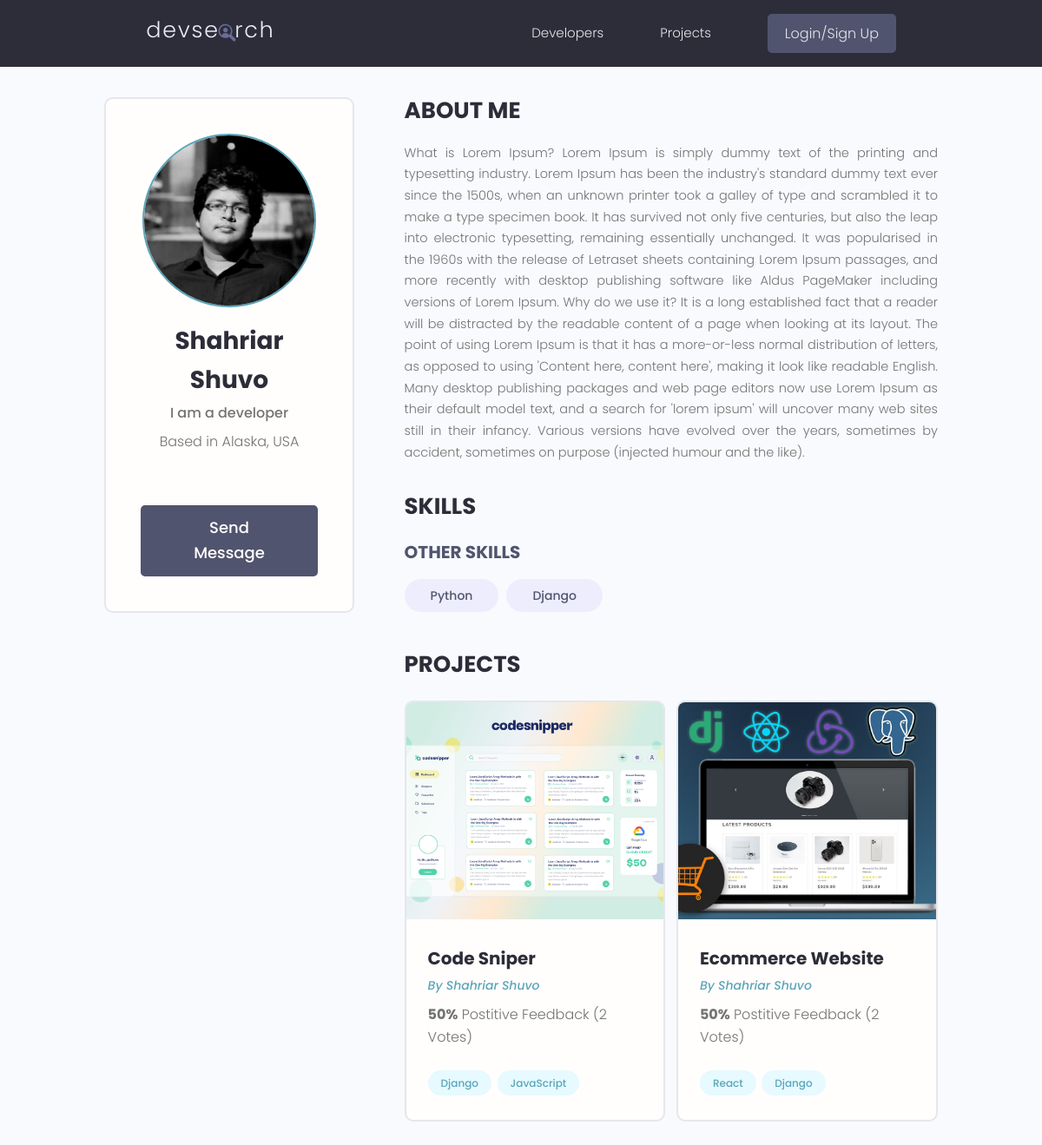
/profile/b8ca071c-c694-4010-a85d-4aa89cfddf22/, run on the app's committed database.
### users/models.py (models this page shows, shortened)
class Profile(models.Model):
    user = models.OneToOneField(
        User, on_delete=models.CASCADE, null=True, blank=True)
    name = models.CharField(max_length=200, blank=True, null=True)
    email = models.EmailField(max_length=500, blank=True, null=True)
    username = models.CharField(max_length=200, blank=True, null=True)
    location = models.CharField(max_length=200, blank=True, null=True)
    short_intro = models.CharField(max_length=200, blank=True, null=True)
    bio = models.TextField(blank=True, null=True)
    profile_image = models.ImageField(
        null=True, blank=True, upload_to='profiles/', default="profiles/user-default.png")
    social_github = models.CharField(max_length=200, blank=True, null=True)
    social_twitter = models.CharField(max_length=200, blank=True, null=True)
    social_linkedin = models.CharField(max_length=200, blank=True, null=True)
    social_youtube = models.CharField(max_length=200, blank=True, null=True)
    social_website = models.CharField(max_length=200, blank=True, null=True)
    created = models.DateTimeField(auto_now_add=True)
    id = models.UUIDField(default=uuid.uuid4, unique=True,
                          primary_key=True, editable=False)
    class Meta:
        ordering = ['created']
    @property
    def imageURL(self):
        try:
            url = self.profile_image.url
        except:
            url = ''
        return url

class Skill(models.Model):
    owner = models.ForeignKey(
        Profile, on_delete=models.CASCADE, null=True, blank=True)
    name = models.CharField(max_length=200, blank=True, null=True)
    description = models.TextField(null=True, blank=True)
    created = models.DateTimeField(auto_now_add=True)
    id = models.UUIDField(default=uuid.uuid4, unique=True,
                          primary_key=True, editable=False)
    def __str__(self):
        return str(self.name)

### projects/models.py (models this page shows, shortened)
class Project(models.Model):
    owner = models.ForeignKey(
        Profile, null=True, blank=True, on_delete=models.CASCADE)
    title = models.CharField(max_length=200)
    description = models.TextField(null=True, blank=True)
    featured_image = models.ImageField(
        null=True, blank=True, default="default.jpg")
    demo_link = models.CharField(max_length=2000, null=True, blank=True)
    source_link = models.CharField(max_length=2000, null=True, blank=True)
    tags = models.ManyToManyField('Tag', blank=True)
    vote_total = models.IntegerField(default=0, null=True, blank=True)
    vote_ratio = models.IntegerField(default=0, null=True, blank=True)
    created = models.DateTimeField(auto_now_add=True)
    id = models.UUIDField(default=uuid.uuid4, unique=True,
                          primary_key=True, editable=False)
    class Meta:
        ordering = ['-vote_ratio', '-vote_total', 'title']
    @property
    def imageURL(self):
        try:
            url = self.featured_image.url
        except:
            url = ''
        return url

class Tag(models.Model):
    name = models.CharField(max_length=200)
    created = models.DateTimeField(auto_now_add=True)
    id = models.UUIDField(default=uuid.uuid4, unique=True,
                          primary_key=True, editable=False)
    def __str__(self):
        return self.name

### users/views.py (the view)
# urls.py: path('profile/<str:pk>/', views.userProfile, name="user-profile"),
def userProfile(request, pk):
    profile = Profile.objects.get(id=pk)
    topSkills = profile.skill_set.exclude(description__exact="")
    otherSkills = profile.skill_set.filter(description="")
    context = {'profile': profile, 'topSkills': topSkills,
               "otherSkills": otherSkills}
    return render(request, 'users/user-profile.html', context)

### users/templates/users/user-profile.html (shortened to what this page needs)
{% extends 'main.html' %}
{% block content %}
<main class="profile my-md">
    <div class="container">
        <div class="layout">
            <div class="column column--1of3">
                <div class="card text-center">
                    <div class="card__body dev">
                        <img class="avatar avatar--xl" src="{{ profile.imageURL }}" />
                        <h2 class="dev__name">{{profile.name}}</h2>
                        <p class="dev__title">{{profile.short_intro}}</p>
                        <p class="dev__location">Based in {{profile.location}}</p>
                        {% if request.user.profile.id != profile.id %}
                        <a href="{% url 'create-message' profile.id %}" class="btn btn--sub btn--lg">Send Message </a>
                        {% endif %}
                    </div>
                </div>
            </div>
            <div class="column column--2of3">
                <div class="devInfo">
                    <h3 class="devInfo__title">About Me</h3>
                    <p class="devInfo__about">{{profile.bio}}</p>
                </div>
                <div class="devInfo">
                    <h3 class="devInfo__title">Skills</h3>
                    <div class="devInfo__skills">
                        <h3 class="devInfo__subtitle">Other Skills</h3>
                        <div class="devInfo__otherSkills">
                            {% for skill in otherSkills %}
                            <span class="tag tag--pill tag--sub tag--lg">
                                <small>{{skill}}</small>
                            </span>
                            {% endfor %}
                        </div>
                    </div>
                </div>
                <div class="devInfo">
                    <h3 class="devInfo__title">Projects</h3>
                    <div class="grid grid--two">
                        {% for project in profile.project_set.all %}
                        <div class="column">
                            <div class="card project">
                                <a href="{% url 'project' project.id %}" class="project">
                                    <img class="project__thumbnail" src="{{project.imageURL}}"
                                        alt="project thumbnail" />
                                    <div class="card__body">
                                        <h3 class="project__title">{{project.title}}</h3>
                                        <p><a class="project__author"
                                                href="{% url 'user-profile' project.owner.id %}">By
                                                {{project.owner.name}}</a>
                                        </p>
                                        <p class="project--rating">
                                            <span style="font-weight: bold;">{{project.vote_ratio}}%</span> Postitive
                                            Feedback ({{project.vote_total}} Vote{{project.vote_total|pluralize:"s"}})
                                        </p>
                                        <div class="project__tags">
                                            {% for tag in project.tags.all %}
                                            <span class="tag tag--pill tag--main">
                                                <small>{{tag}}</small>
                                            </span>
                                            {% endfor %}
                                        </div>
                                    </div>
                                </a>
                            </div>
                        </div>
                        {% endfor %}
                    </div>
                </div>
            </div>
        </div>
    </div>
</main>
{% endblock content %}

### static/styles/app.css (style rules this page uses)
:root { --color-sub: #2d2d39; }
.btn--sub { background-color: var(--color-sub-light); }
.card { border: 2px solid var(--color-light); }
img { width: 100%; }
.profile .card > .dev { padding: 4rem; }
.dev__name { color: var(--color-sub); font-size: 2.8rem; font-weight: 700; margin-top: 1rem; margin-bottom: 0.5rem; }
.dev__title { font-size: 1.6rem; font-weight: 500; line-height: 1.3; }
.dev__location { margin-top: 1rem; }
.devInfo { margin-bottom: 3rem; }
.devInfo__title, .devInfo__subtitle { font-size: 2.6rem; color: var(--color-sub); text-transform: uppercase; font-weight: 700; margin-bottom: 1.5rem; }
.devInfo__subtitle { font-size: 2rem; color: var(--color-sub-light); }
.devInfo__about, .devSkill__info { font-size: 1.45rem; line-height: 1.7; text-align: justify; }
.project__author { font-size: 1.4rem; font-style: italic; }
.project--rating { margin-bottom: 1.6em; margin-top: .5em; }
.project__thumbnail { height: 25rem; object-fit: cover; object-position: top center; }
.project__title { font-size: 2rem; font-weight: 700; color: var(--color-sub); }

### static/uikit/styles/modules/_variables.css (style rules this page uses)
:root { --color-main: #5aa5b9; --color-main-light: #e6faff; --color-sub: #3f4156; --color-sub-light: #51546e; --color-sub-lighter: #ededfd; --color-text: #737373; --color-gray: #8b8b8b; --color-light: #e5e7eb; --color-light-gray: #767676; --color-bg: #f8fafd; --color-white: #fffefd; --color-white-light: #f3f3f3; --color-success: #359e64; --color-success-bg: #def8e8; --color-error: #fc4b0b; --color-error-bg: #fff2ee; --font-base: 'Poppins', arial, helvetica, 'Segoe UI', roboto, ubuntu, sans-serif; --font-monospace: 'Fira Code', 'Courier New', courier, monospace; --font-regular: 300; --font-medium: 500; --font-bold: 700; --generic-shadow: 1px 1px 5px #00000010; --generic-transition: all 0.3s ease-in-out; }

### static/uikit/styles/modules/_base.css (style rules this page uses)
* { margin: 0; padding: 0; box-sizing: border-box; text-rendering: optimizeLegibility; color: inherit; font-size: inherit; }
html { font-size: 50%; }
@media only screen and (min-width: 480px) { html { font-size: 56.25%; } }
@media only screen and (min-width: 1200px) { html { font-size: 62.5%; } }
body { line-height: 1.6; font-weight: 400; font-size: 1.5rem; color: var(--color-text); background-color: var(--color-bg); min-height: 100vh; }

### static/uikit/styles/modules/_typography.css (style rules this page uses)
* { font-family: var(--font-base); }
h2 { font-size: 3.6rem; font-weight: var(--font-bold); }
h3 { font-size: 3.2rem; font-weight: var(--font-medium); }
p, span, strong { font-size: 1.6rem; color: var(--color-text); font-weight: var(--font-regular); }
a { padding-bottom: 2px; text-decoration: none; display: inline-block; color: var(--color-main); font-weight: var(--font-medium); }

### static/uikit/styles/modules/_utilities.css (style rules this page uses)
.container { width: 92%; max-width: 165rem; margin: 0 auto; box-sizing: border-box; }
@media screen and (min-width: 1000px) { .container { width: 90%; } }
@media screen and (min-width: 1200px) { .container { width: 80%; } }
.text-center { text-align: center; }
.my-md { margin: 3rem auto; }

### static/uikit/styles/modules/_avatar.css (style rules this page uses)
.avatar { border-radius: 50%; border: 2px solid var(--color-main); object-fit: cover; }
.avatar--xl { height: 20rem; width: 20rem; }

### static/uikit/styles/modules/_button.css (style rules this page uses)
.btn { display: inline-block; position: relative; cursor: pointer; background-color: var(--color-light); font-weight: var(--font-medium); color: var(--color-sub); text-decoration: none; padding: 1rem 2rem; border-radius: 0.5rem; border: none; width: -webkit-fit-content; width: -moz-fit-content; width: fit-content; height: -webkit-fit-content; height: -moz-fit-content; height: fit-content; font-size: 1.6rem; outline-width: 0; outline-color: transparent; -webkit-backface-visibility: hidden; backface-visibility: hidden; transition: all 0.3s ease-in-out; }
.btn--sub { background-color: var(--color-sub); color: var(--color-white); }
.btn--lg { font-size: 1.8rem; padding: 1.2rem 4.5rem; }

### static/uikit/styles/modules/_card.css (style rules this page uses)
.card { border-radius: 1rem; background-color: var(--color-white); border: 1.5px solid var(--color-light); width: auto; height: auto; margin-top: 0.5rem; margin-bottom: 0.5rem; overflow: hidden; }
.card__body, .card__header { padding: 2rem 2.5rem; }

### static/uikit/styles/modules/_grid.css (style rules this page uses)
.grid { display: flex; flex-wrap: wrap; justify-content: flex-start; align-items: stretch; }
.grid > .column { min-width: 28rem; margin-bottom: 2.5rem; }
.grid--two > .column { flex-basis: 100%; }
@media screen and (min-width: 800px) { .grid--two { margin-right: -2%; } }
@media screen and (min-width: 800px) { .grid--two > .column { margin-right: 2%; } }
@media screen and (min-width: 800px) { .grid--two > .column { flex-basis: 48%; } }

### data on the page
Profile: imageURL (picture), name "Shahriar Shuvo", short_intro "I am a developer", location "Alaska, USA", bio "What is Lorem Ipsum? Lorem Ipsum is simply dummy text of the printing and typesetting industry. Lorem Ipsum has been the industry's standard dummy text ever since the 1500s, when an unknown printer took a galley of type and scrambled it to make a type specimen book. It has survived not only five centuries, but also the leap into electronic typesetting, remaining essentially unchanged. It was popularised in the 1960s with the release of Letraset sheets containing Lorem Ipsum passages, and more recently with desktop publishing software like Aldus PageMaker including versions of Lorem Ipsum. Why do we use it? It is a long established fact that a reader will be distracted by the readable…"
Skill: name "Python"
Skill: name "Django"
Project: imageURL (picture), title "Code Sniper", owner.name "Shahriar Shuvo", vote_ratio "50", vote_total "2"
Tag: name "Django"
Tag: name "JavaScript"
Project: imageURL (picture), title "Ecommerce Website", owner.name "Shahriar Shuvo", vote_ratio "50", vote_total "2"
Tag: name "React"
